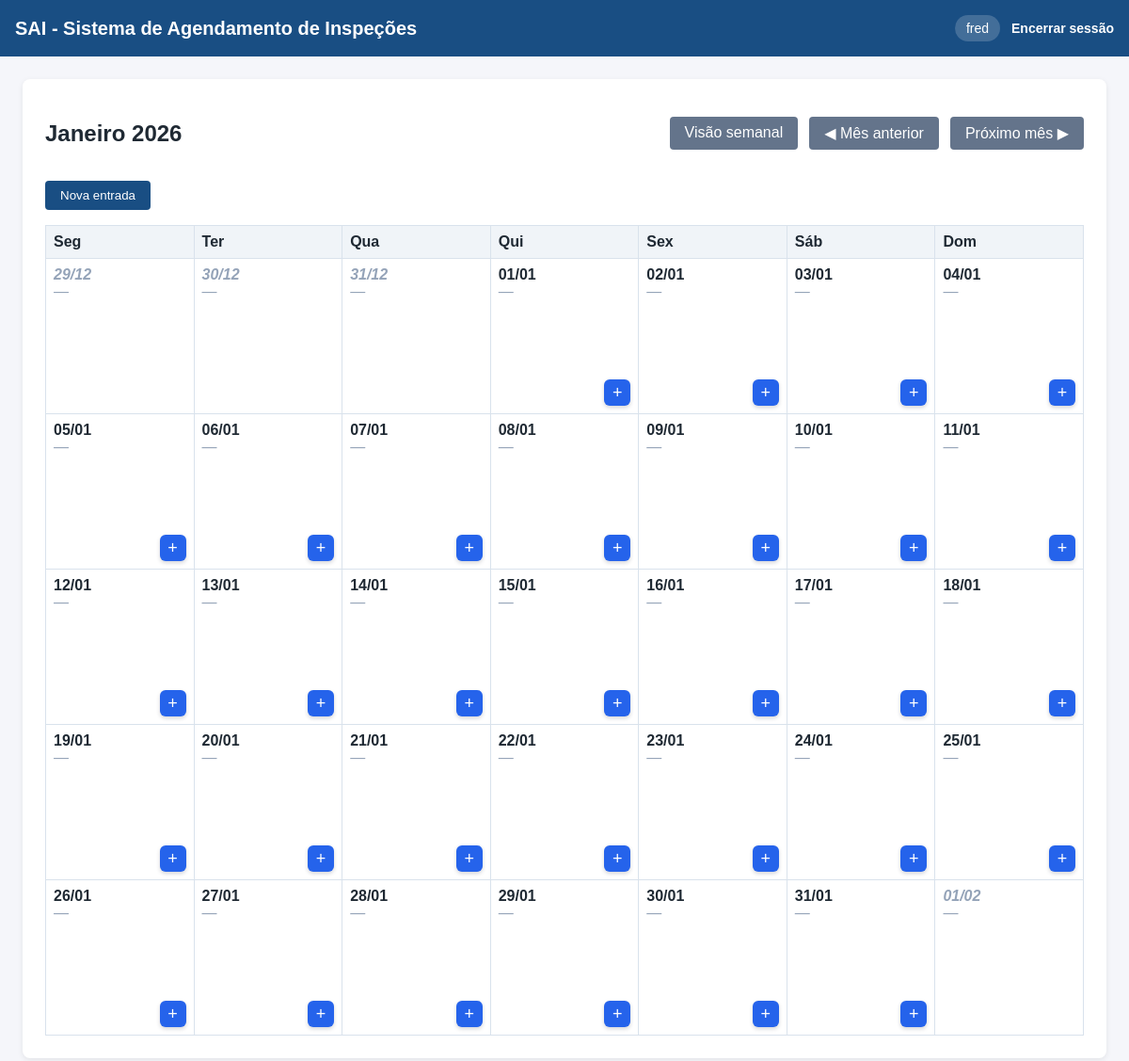
Before: /agenda/mensal/ (signed in) with the older database file.
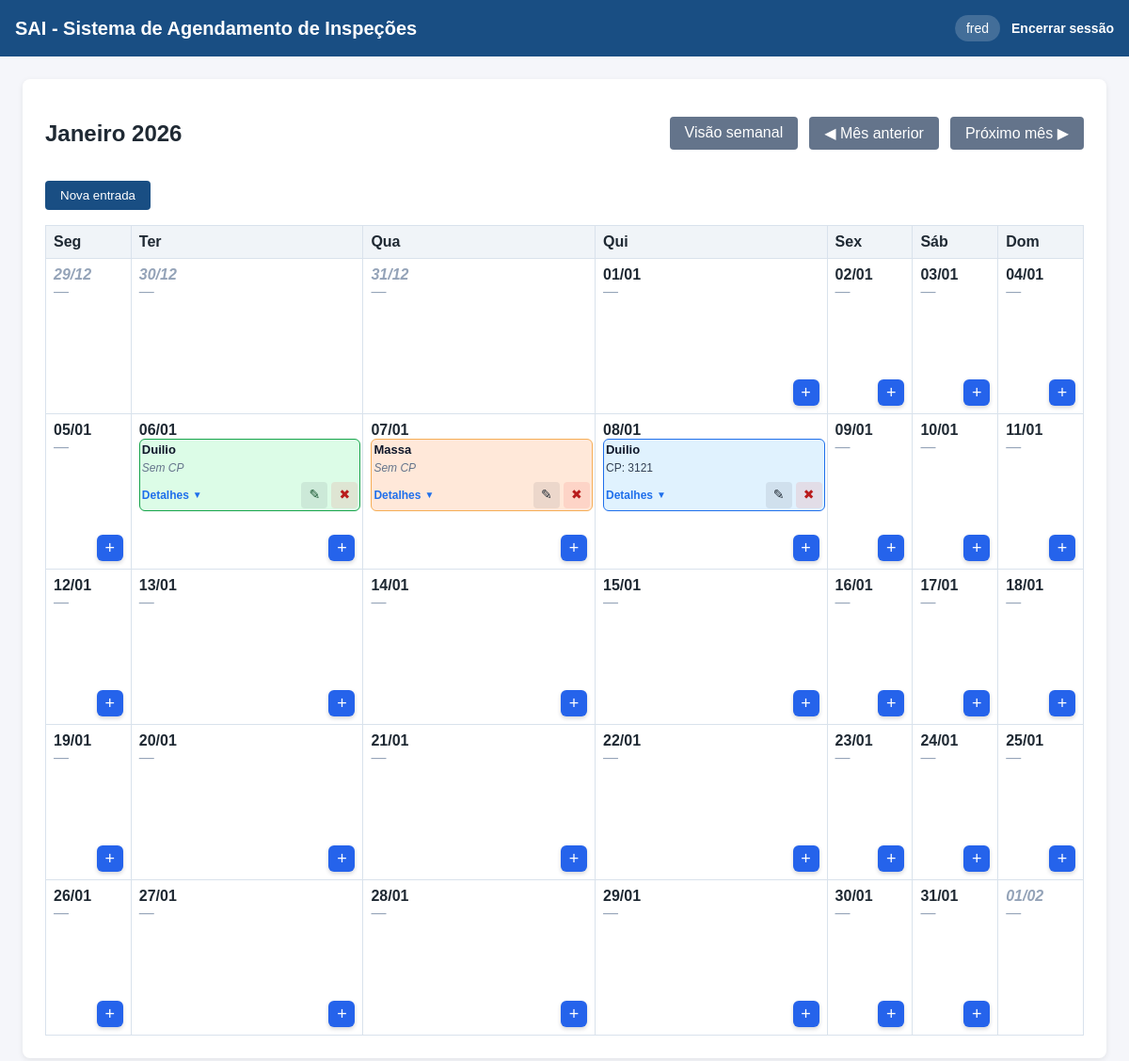
After: the same page with the newer database file.
### schedule/models.py (models this page shows, shortened)
class ScheduleEntry(models.Model):
    ENTRY_TYPE_INSPECTION = "INSPECTION"
    ENTRY_TYPE_ABSENCE = "ABSENCE"
    ENTRY_TYPE_CHOICES = (
        (ENTRY_TYPE_INSPECTION, "Inspeção"),
        (ENTRY_TYPE_ABSENCE, "Ausência"),
    )
    INSPECTION_TYPE_INTERNAL = "INTERNAL"
    INSPECTION_TYPE_EXTERNAL = "EXTERNAL"
    INSPECTION_TYPE_CHOICES = (
        (INSPECTION_TYPE_INTERNAL, "Interna"),
        (INSPECTION_TYPE_EXTERNAL, "Externa"),
    )
    STATUS_SCHEDULED = "AGENDADA"
    STATUS_COMPLETED = "CONCLUIDA"
    STATUS_FAILED = "REPROVADA"
    STATUS_CHOICES = (
        (STATUS_SCHEDULED, "Agendada"),
        (STATUS_COMPLETED, "Concluída"),
        (STATUS_FAILED, "Reprovada"),
    )
    inspector = models.ForeignKey(InspectorProfile, on_delete=models.CASCADE, related_name="schedule_entries")
    entry_type = models.CharField(max_length=20, choices=ENTRY_TYPE_CHOICES)
    date = models.DateField()
    sa_number = models.CharField(max_length=50, blank=True)
    content = models.TextField()
    inspection_type = models.CharField(max_length=20, choices=INSPECTION_TYPE_CHOICES, null=True, blank=True)
    status = models.CharField(max_length=20, choices=STATUS_CHOICES, default=STATUS_SCHEDULED, null=True, blank=True)
    concluded_by = models.ForeignKey(User, on_delete=models.SET_NULL, null=True, blank=True, related_name="concluded_entries")
    concluded_at = models.DateTimeField(null=True, blank=True)
    created_at = models.DateTimeField(auto_now_add=True)
    updated_at = models.DateTimeField(auto_now=True)

class InspectorProfile(models.Model):
    user = models.OneToOneField(User, on_delete=models.CASCADE, related_name="inspector_profile")
    full_name = models.CharField(max_length=255)
    is_active = models.BooleanField(default=True)
    def __str__(self):
        return self.full_name

### schedule/views.py (the view)
# urls.py: path("mensal/", MonthlyScheduleView.as_view(), name="monthly_schedule"),
class MonthlyScheduleView(ScheduleFilterMixin, TemplateView):
    template_name = "schedule/monthly.html"
    def get_month_reference(self):
        reference = self.request.GET.get("month")
        today = timezone.localdate()
        if reference:
            try:
                year, month = map(int, reference.split("-"))
                return today.replace(year=year, month=month, day=1)
            except (ValueError, TypeError):
                pass
        return today.replace(day=1)
    def get_calendar_weeks(self, month_start):
        calendar = Calendar(firstweekday=0)
        return calendar.monthdatescalendar(month_start.year, month_start.month)
    def get_context_data(self, **kwargs):
        context = super().get_context_data(**kwargs)
        base = self.base_context()
        month_start = self.get_month_reference()
        raw_weeks = self.get_calendar_weeks(month_start)
        queryset = ScheduleEntry.objects.select_related("inspector", "inspector__user", "concluded_by")
        queryset = queryset.filter(date__month=month_start.month, date__year=month_start.year)
        queryset, inspector, _ = self.apply_filters(queryset)
        inspectors_qs = base["inspectors"]
        if inspector:
            inspectors_qs = inspectors_qs.filter(pk=inspector.pk)
        display_inspectors = list(inspectors_qs)
        daily_entries = defaultdict(list)
        for entry in queryset:
            daily_entries[entry.date].append(entry)
        weeks = []
        for week in raw_weeks:
            week_cells = []
            for day in week:
                week_cells.append(
                    {
                        "date": day,
                        "entries": list(daily_entries.get(day, [])),
                        "is_current_month": day.month == month_start.month,
                    }
                )
            weeks.append(week_cells)
        previous_month = (month_start - timedelta(days=1)).replace(day=1)
        next_month = (month_start + timedelta(days=32)).replace(day=1)
        context.update(base)
        context.update(
            {
                "month_start": month_start,
                "weeks": weeks,
                "display_inspectors": display_inspectors,
                "month_previous": previous_month,
                "month_next": next_month,
                "month_end": month_start.replace(day=monthrange(month_start.year, month_start.month)[1]),
                "month_slug": month_start.strftime("%Y-%m"),
                "month_previous_slug": previous_month.strftime("%Y-%m"),
                "month_next_slug": next_month.strftime("%Y-%m"),
                "entry_form": self.get_entry_form(),
                "entry_create_url": reverse_lazy("schedule:entry_create"),
            }
        )
        return context

### schedule/templates/schedule/monthly.html (shortened to what this page needs)
{% extends "schedule/base.html" %}
{% block content %}
<div class="container">
    <div class="calendar-header">
        <h2>{{ month_start|date:"F Y" }}</h2>
        <div class="actions">
            <a href="{% url 'schedule:weekly_schedule' %}" class="secondary">Visão semanal</a>
            <a href="?month={{ month_previous_slug }}" class="secondary">◀ Mês anterior</a>
            <a href="?month={{ month_next_slug }}" class="secondary">Próximo mês ▶</a>
        </div>
    </div>
    <div class="actions" style="margin-bottom: 16px;">
        <button type="button" id="open-entry-modal"
                data-open-entry
                >Nova entrada</button>
    </div>
    <table class="monthly-grid" aria-label="Agenda mensal">
        <thead>
            <tr>
                <th>Seg</th>
                <th>Ter</th>
                <th>Qua</th>
                <th>Qui</th>
                <th>Sex</th>
                <th>Sáb</th>
                <th>Dom</th>
            </tr>
        </thead>
        <tbody>
            {% for week in weeks %}
                <tr>
                    {% for cell in week %}
                        <td class="entry-cell {% if not cell.is_current_month %}empty{% endif %}">
                            <div><strong>{{ cell.date|date:"d/m" }}</strong></div>
                            {% if cell.is_current_month %}
                                {% if cell.entries %}
                                    {% for entry in cell.entries %}
                                        {% with entry.entry_type|lower as entry_type_class %}
                                            {% with entry.status|default_if_none:""|lower as status_class %}
                                                <div class="entry {{ entry_type_class }} {% if status_class %}status-{{ status_class }}-mensal {% endif %} {% if status_class == 'absence' %}-mensal {% endif %}">
                                                    <div class="entry-summary">
                                                        <span class="entry-title">{{ entry.inspector.full_name }}</span>
                                                        {% if entry.sa_number %}
                                                            <span class="entry-meta">CP: {{ entry.sa_number }}</span>
                                                        {% elif not entry.sa_number and entry_type_class == 'Absence' %}
                                                            <span class="entry-meta muted">Ausência </span>
                                                        {% else %}
                                                            <span class="entry-meta muted">Sem CP</span>
                                                        {% endif %}
                                                    </div>
                                                    <div class="entry-footer">
                                                        <button type="button" class="entry-toggle" data-toggle-entry aria-expanded="false">Detalhes</button>
                                                        {% if is_manager or current_inspector and entry.inspector_id == current_inspector.pk %}
                                                            <div class="entry-icons">
                                                                <a href="{% url 'schedule:entry_update' entry.pk %}?next={{ request.get_full_path|urlencode }}" class="icon-button" aria-label="Editar">
                                                                    &#9998;<span class="sr-only">Editar</span>
                                                                </a>
                                                                <a href="{% url 'schedule:entry_delete' entry.pk %}?next={{ request.get_full_path|urlencode }}" class="icon-button danger" aria-label="Excluir">
                                                                    &#10006;<span class="sr-only">Excluir</span>
                                                                </a>
                                                            </div>
                                                        {% endif %}
                                                    </div>
                                                </div>
                                            {% endwith %}
                                        {% endwith %}
                                    {% endfor %}
                                {% else %}
                                    <span class="empty">—</span>
                                {% endif %}
                                {% if is_manager or current_inspector %}
                    <button type="button" class="cell-action"
                        data-open-entry
                        data-target-date="{{ cell.date|date:'Y-m-d' }}"
                        {% if selected_inspector %}data-target-inspector="{{ selected_inspector.pk }}"{% elif current_inspector %}data-target-inspector="{{ current_inspector.pk }}"{% endif %} aria-label="Adicionar entrada">+</button>
                                {% endif %}
                            {% else %}
                                <span class="empty">—</span>
                            {% endif %}
                        </td>
                    {% endfor %}
                </tr>
            {% endfor %}
        </tbody>
    </table>
</div>
{% endblock %}

### schedule/templates/schedule/base.html (shortened to what this page needs)
<!DOCTYPE html>
<html lang="pt-BR">
<head>
</head>
<body>
    <header>
        <h1>SAI - Sistema de Agendamento de Inspeções</h1>
        <div class="user-badge">
            {% if request.user.is_authenticated %}
                <span>{{ request.user.get_username }}</span>
                <a href="{% url 'logout' %}">Encerrar sessão</a>
            {% else %}
                <a href="{% url 'login' %}">Entrar</a>
            {% endif %}
        </div>
    </header>
    <main>
        {% block content %}{% endblock %}
    </main>
</body>
</html>

Changed rows visible on the page:
added ScheduleEntry: inspector.full_name "Duilio", sa_number "Sem CP", shown under "06/01"
added ScheduleEntry: inspector.full_name "Massa", sa_number "Sem CP", shown under "07/01"
added ScheduleEntry: inspector.full_name "Duilio", sa_number "3121", shown under "08/01"
